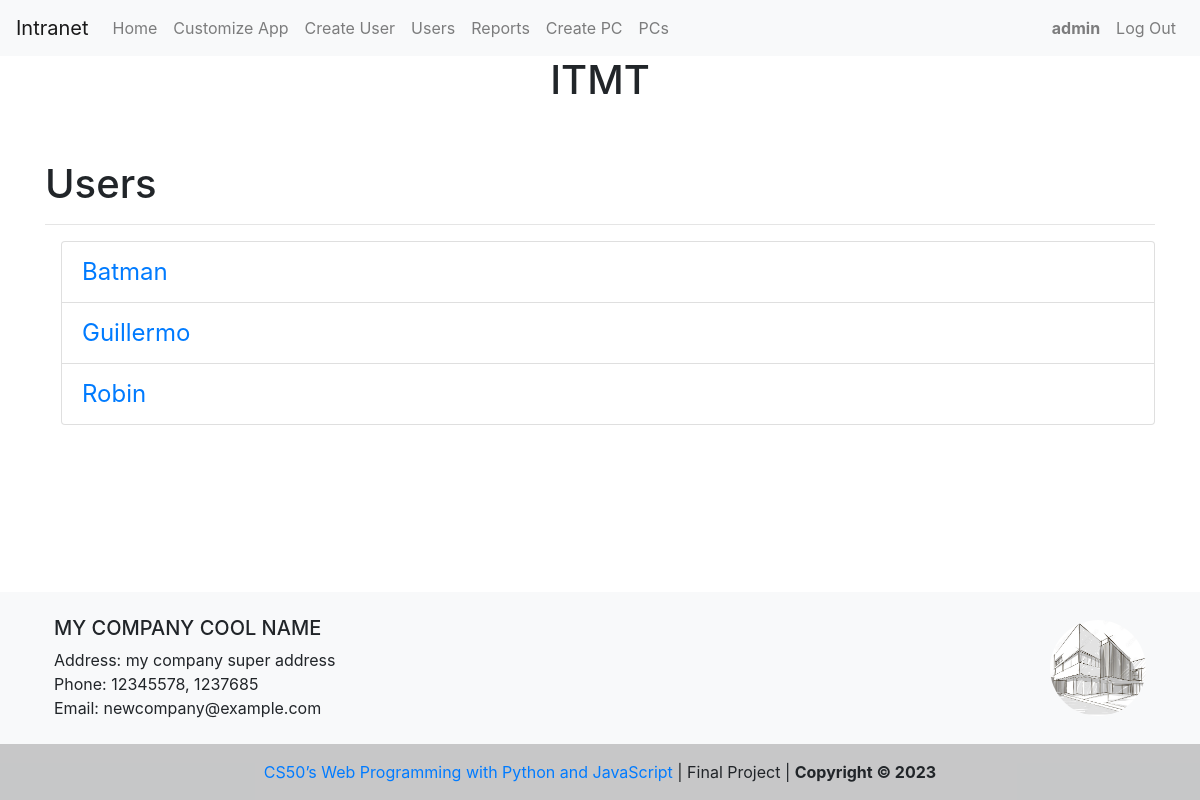
Page /users (signed in) on the committed database.
### capstone/models.py (models this page shows)
class User(AbstractUser):
    pass

class Footer(models.Model):
    company_name = models.CharField(max_length=255)
    company_address = models.CharField(max_length=255)
    company_phone = models.CharField(max_length=20)
    company_email = models.EmailField(default="")
    company_avatar = models.ImageField(upload_to="company_logo/")

### capstone/views.py (the view)
# urls.py: path("users", views.users, name="users"),
@login_required
def users(request):
    users = (
        User.objects.all()
        .exclude(is_superuser=True)
        .exclude(username="admin")
        .order_by(Lower("username"))
    )
    return render(request, "capstone/users.html", {"users": users})

### capstone/context_processors.py (called while the page is built)
def footer_processor(request):
    footer = Footer.objects.first()
    return {
        "company_name": footer.company_name,
        "company_address": footer.company_address,
        "company_phone": footer.company_phone,
        "company_email": footer.company_email,
        "company_avatar": footer.company_avatar,
    }

def intranet_processor(request):
    intranet = Intranet.objects.first()
    return {
        "company_intranet": intranet.company_intranet,
    }

### capstone/templates/capstone/users.html
{% extends "capstone/layout.html" %}
{% block body %}
 {% if user.is_authenticated %}
 {% if user.username == 'admin' %}
<div class="container mt-5">
  <h1>Users</h1>
  <hr>
  <ul class="list-group ml-3">
    {% for user in users %}
    <li class=" list-group-item ">
      <a class=' text-decoration-none fs-24' href="{% url 'user_profile' user %}">{{ user }}</a>
    </li>
    {% endfor %}
  </ul>
</div>
{% endif %}
{% endif %}
{% endblock %}

### capstone/templates/capstone/layout.html (shortened to what this page needs)
{% load static %}
<!DOCTYPE html>
<html lang="en">
  <head>
    <link
      rel="stylesheet"
      href="https://cdn.jsdelivr.net/npm/intl-tel-input@18.1.1/build/css/intlTelInput.css"
    />
    <link
      rel="stylesheet"
      href="https://stackpath.bootstrapcdn.com/bootstrap/4.4.1/css/bootstrap.min.css"
    />
    <link href="{% static 'capstone/styles.css' %}" rel="stylesheet" />
  </head>
  <body>
    <nav class="navbar navbar-expand-lg navbar-light bg-light">
      <a class="navbar-brand" href="{{ company_intranet|default:'#'}}" rel="noopener noreferrer" target="{{ company_intranet|yesno:'blank' }}">Intranet</a>
      <div class="collapse navbar-collapse" id="navbarContent">
        <ul class="navbar-nav mr-auto">
          {% if user.is_authenticated %}
          <li class="nav-item">
            <a class="nav-link" href="{% url 'index' %}">Home</a>
          </li>
          <li class="nav-item">
            {% if user.username == 'admin' %}
            <a class="nav-link" href="{% url 'customize_app' %}">Customize App</a>
          </li>
          <li class="nav-item">
            <a class="nav-link" href="{% url 'create_user' %}">Create User </a>
          </li>
          <li class="nav-item">
            <a class="nav-link" href="{% url 'users' %}">Users</a>
          </li>
          <li class="nav-item">
            <a class="nav-link" href="{% url 'reports' %}">Reports</a>
          </li>
          <li class="nav-item">
            <a class="nav-link" href="{% url 'create_pc' %}">Create PC</a>
          </li>
          <li class="nav-item">
            <a class="nav-link" href="{% url 'pcs' %}">PCs</a>
          </li>
          {% endif %}
        </ul>
        <ul class="navbar-nav ml-auto">
          <li class="nav-item">
            <a class="nav-link" href="#"><b>{{ user.username }}</b></a>
          </li>
          <li class="nav-item">
            <a class="nav-link" href="{% url 'logout' %}">Log Out</a>
          </li>
          {% else %}
          <li class="nav-item">
            <a class="nav-link" href="{% url 'login' %}">Log In</a>
          </li>
        </ul>
        {% endif %}
      </div>
    </nav>
    {% if user.is_authenticated %}
    <h1 class="d-flex justify-content-center">ITMT</h1>
    {% endif %}
    <div class="body content">
      {% block body %}
      {% endblock %}
    </div>
  </body>
  {% include 'capstone/footer.html' %}
</html>

### capstone/templates/capstone/footer.html
<footer class="bg-light text-lg-start mt-5">
  <div class="container p-4">
    <div class="row">
      <div class="col-lg-6 col-md-12 mb-4 mb-md-0">
        <h5 class="text-uppercase">{{ company_name }}</h5>
        <div>
          <p class="m-0">Address: {{ company_address }}</p>
          <p class="m-0">Phone: {{ company_phone }}</p>
          <p class="m-0">Email: {{ company_email }}</p>
        </div>
      </div>
      <div
        class="col-lg-6 col-md-12 mb-4 mb-md-0 d-flex justify-content-end align-items-center"
      >
      <img src="{{ company_avatar.url|default:'/media/company_logo/logo-placeholder-image.png'}}" alt="{{company_name}} Logo" class="rounded-circle" style="height: 6rem; width: 6rem; object-fit: cover" />
      </div>
    </div>
  </div>
  <div class="text-center p-3 footer">
    <a href="https://cs50.harvard.edu/web/2020/" class="text-decoration-none" target="blank" rel="noopener noreferrer">CS50’s Web Programming with Python and JavaScript</a> | Final Project |
    <b>Copyright © 2023</b>
  </div>
</footer>

### capstone/static/capstone/styles.css (style rules this page uses)
:root { --border-color: #80bdff; --grey-color: #495057; --box-shadow: 0 0 0 0.2rem rgba(0, 123, 255, 0.25); }
body { display: flex; min-height: 100vh; flex-direction: column; }
.content { flex: 1; }
.fs-24 { font-size: 24px; }
.footer { background-color: rgba(0, 0, 0, 0.2); }

### rows in the picture
User: username "admin"
User: username "Batman"
User: username "Guillermo"
User: username "Robin"
Footer: company_name "MY COMPANY COOL NAME", company_address "my company super address", company_phone "12345578, 1237685", company_email "newcompany@example.com"
